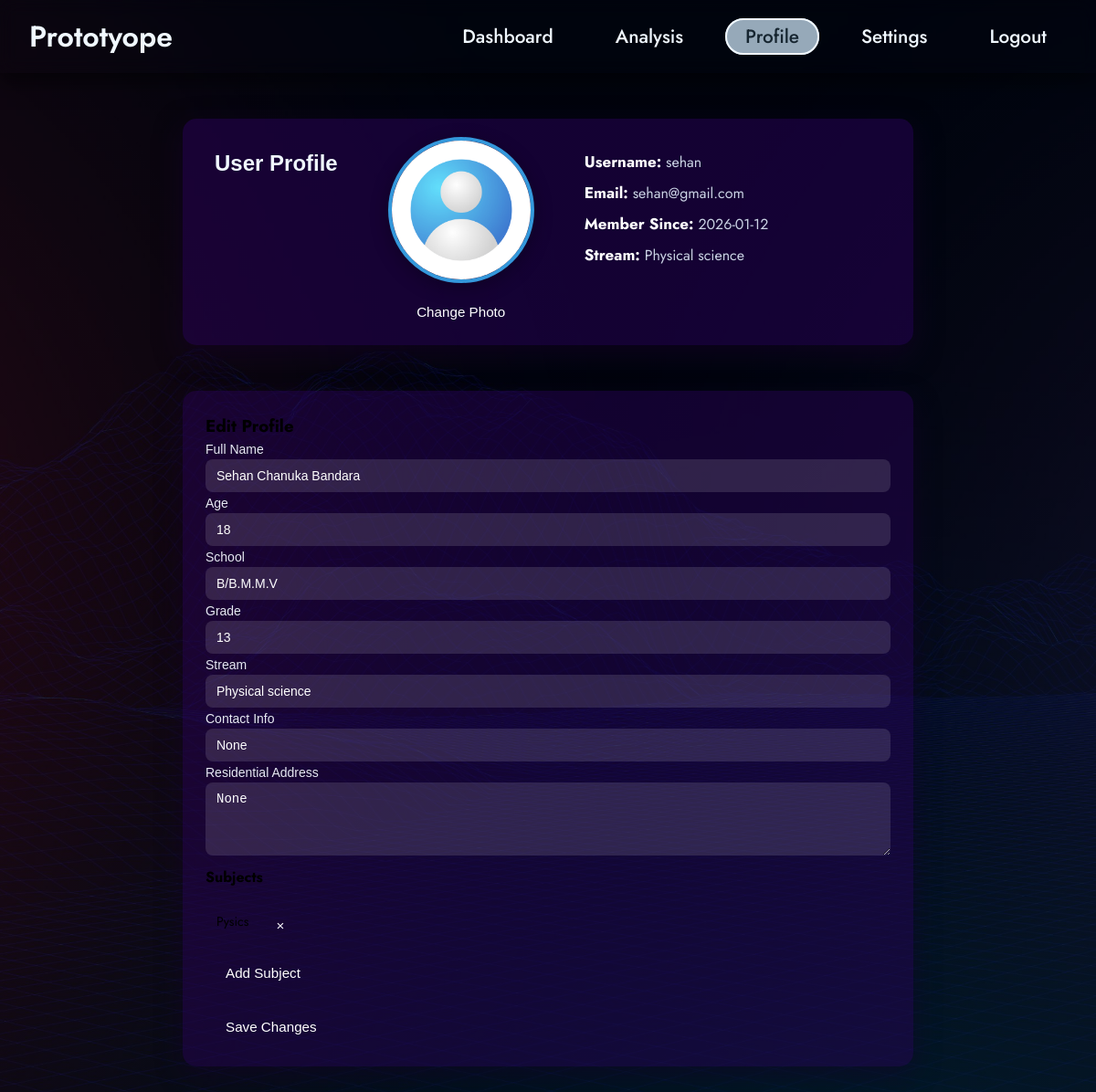
The page /profile (signed in) on the database as committed earlier.
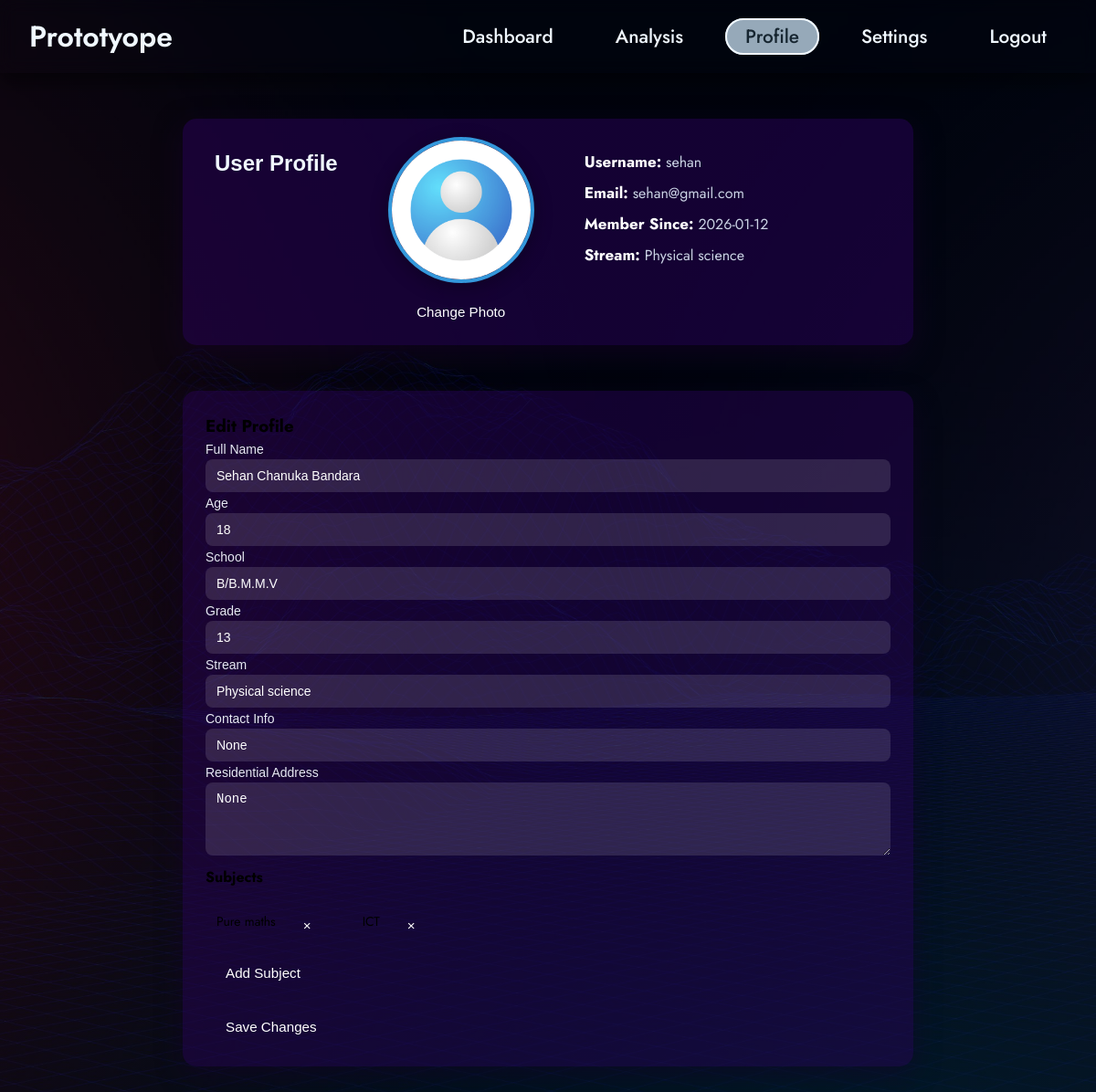
The same page on the database as committed later.
### tables this page shows
CREATE TABLE users (
            id INTEGER PRIMARY KEY AUTOINCREMENT,
            username TEXT UNIQUE,
            email TEXT UNIQUE,
            password TEXT,
            created_at TEXT DEFAULT (datetime('now'))
        );

CREATE TABLE user_profile (
            id INTEGER PRIMARY KEY AUTOINCREMENT,
            username TEXT UNIQUE,
            full_name TEXT,
            age INTEGER,
            school TEXT,
            grade TEXT,
            stream TEXT,
            contact_info TEXT,
            address TEXT,
            FOREIGN KEY (username) REFERENCES users(username)
        );

CREATE TABLE user_subjects (
            id INTEGER PRIMARY KEY AUTOINCREMENT,
            username TEXT NOT NULL,
            subject TEXT NOT NULL,
            FOREIGN KEY(username) REFERENCES users(username));

### app/main.py (the view)
@app.get("/profile", response_class=HTMLResponse)
async def profile(
    request: Request,
    user = Depends(get_current_user)
):
    if not user:
        return RedirectResponse("/login", status_code=303)
    username, email, created_at = user
    created_date = created_at.split(" ")[0]
    conn = sqlite3.connect(DB_PATH)
    cursor = conn.cursor()
    cursor.execute("""
        SELECT full_name, age, school, grade, stream, contact_info, address
        FROM user_profile
        WHERE username = ?
    """, (username,))
    profile_data = cursor.fetchone()
    cursor.execute("""
        SELECT subject
        FROM user_subjects
        WHERE username = ?
    """, (username,))
    subjects = [row[0] for row in cursor.fetchall()]
    conn.close()
    return templates.TemplateResponse(
        "sections/profile.html",
        {
            "request": request,
            "username": username,
            "email": email,
            "created_at": created_date,
            "profile": profile_data,
            "subjects": subjects
        }
    )

### templates/sections/profile.html (shortened to what this page needs)
<!DOCTYPE html>
<html lang="en">
<head>
    <link rel="stylesheet" href="{{ url_for('static', path='css/profile.css') }}">
    <link rel="stylesheet" href="{{ url_for('static', path='css/navbar.css') }}">
</head>
<body>
    {% include 'dashboard/navbar.html' %}
    <div class="profile-container">
        <h2>User Profile</h2>
        <div class="profile-photo">
            <img src="{{ url_for('static', path='profile.jpg') }}" alt="Profile Photo">
            <button onclick="document.getElementById('profile-upload').click()">Change Photo</button>
        </div>
        <div class="profile-details">
            <p><strong>Username:</strong> {{ username }}</p>
            <p><strong>Email:</strong> {{ email }}</p>
            <p><strong>Member Since:</strong> {{ created_at }}</p>
            <p><strong>Stream:</strong> {{ profile[4] if profile else 'Null' }}</p>
        </div>
    </div>
    <div class="upload-section">
        <h3>Edit Profile</h3>
        <form id="profile-form">
            <div class="form-group">
                <label>Full Name</label>
                <input type="text" name="full_name" value="{{ profile[0] if profile else '' }}" required>
                <label>Age</label>
                <input type="number" name="age" value="{{ profile[1] if profile else '' }}" required>
                <label>School</label>
                <input type="text" name="school" value="{{ profile[2] if profile else '' }}">
                <label>Grade</label>
                <input type="text" name="grade" value="{{ profile[3] if profile else '' }}">
                <label>Stream</label>
                <input type="text" name="stream" value="{{ profile[4] if profile else '' }}">
                <label>Contact Info</label>
                <input type="text" name="contact_info" value="{{ profile[5] if profile else '' }}">
                <label>Residential Address</label>
                <textarea name="address">{{ profile[6] if profile else '' }}</textarea>
            </div>
            <div class="form-group">
            <h4>Subjects</h4>
            <div class="subject-chips">
                {% for sub in subjects %}
                    <div class="subject-chip">
                        <span>{{ sub }}</span>
                        <button type="button" onclick="removeSubject(this)">×</button>
                    </div>
                {% endfor %}
            </div>
            <button type="button" onclick="addSubject()" class="add-subject-btn">
                Add Subject
            </button>
            </div>
            <button type="submit" class="save-btn">Save Changes</button>
        </form>
    </div>
</body>
</html>

### templates/dashboard/navbar.html (shortened to what this page needs)
<nav class="top-nav-bar">
  <div class ="navbar-container">
    <a href="#" class="navbar-logo">Prototyope</a>
    <ul class="navbar-menu">
      <li><a href="{{ url_for('dashboard') }}" class="{% if request.url.path == '/dashboard' %}active{% endif %}">Dashboard</a></li>
      <li><a href="#">Analysis</a></li>
      <li><a href="{{ url_for('profile') }}" class="{% if request.url.path == '/profile'%}active{% endif %}">Profile</a></li>
      <li><a href="#">Settings</a></li>
      <li><a href="{{ url_for('logout') }}" class="{% if request.url.path == '/logout' %}{% endif %}">Logout</a></li>
    </ul>
  </div>
</nav>

### static/css/profile.css (style rules this page uses)
* { margin: 0; padding: 0; box-sizing: border-box; }
h2 { font-family: 'Franklin Gothic Medium', 'Arial Narrow', Arial, sans-serif; margin: 10px; padding: 5px; color: aliceblue; }
.profile-container { display: flex; flex-direction: row; align-items: flex-start; justify-content: flex-start; gap: 40px; padding: 20px; margin: 50px auto; background: rgba(40, 1, 90, 0.5); border-radius: 15px; box-shadow: 0 10px 30px rgba(23, 0, 44, 0.5); max-width: 800px; }
.add-subject-btn { padding: 8px 14px; border-radius: 25px; background: transparent; color: white; border: 2px solid aliceblue; cursor: pointer; transition: 0.3s; }
button { padding: 6px 12px; border-radius: 6px; cursor: pointer; }
.profile-details { margin: 10px; padding: 5px; }
.profile-photo { display: flex; flex-direction: column; align-items: center; gap: 15px; }
.profile-photo img { width: 160px; height: 160px; border-radius: 50%; border: 4px solid #3498db; object-fit: cover; box-shadow: 0 5px 20px rgba(0,0,0,0.3); transition: transform 0.2s ease, box-shadow 0.2s ease; }
.profile-photo button { background-color: transparent; color: white; padding: 8px 18px; border-radius: 25px; border: none; cursor: pointer; font-size: 0.95rem; transition: background-color 0.3s ease; }
.profile-details { display: flex; flex-direction: column; gap: 10px; }
.profile-details p { font-size: 16px; color: #cbd4e5; }
.profile-details p strong { color: #ffffff; font-size: 17px; }
.upload-section { max-width: 800px; margin: 20px auto 50px auto; padding: 25px; background: rgba(40, 1, 90, 0.45); border-radius: 15px; box-shadow: 0 10px 30px rgba(23, 0, 44, 0.45); }
.upload-section form { display: flex; flex-direction: column; gap: 12px; }
.upload-section label { font-size: 14px; color: #e6e9f2; font-family: 'Franklin Gothic Medium', 'Arial Narrow', Arial, sans-serif; }
.subject-chips { display: flex; flex-wrap: wrap; gap: 10px; margin-top: 8px; }
.subject-chip { display: flex; align-items: center; gap: 8px; padding: 6px 12px; border-radius: 20px; border: 1px solid rbga(255, 255, 255, 0.4); font-size: 14px; }
.subject-chip button { background: none; border: none; font-size: 16px; cursor: pointer; line-height: 1; }
.upload-section input, .upload-section textarea { padding: 10px 12px; border-radius: 8px; border: none; outline: none; font-size: 14px; background: rgba(255, 255, 255, 0.12); color: #ffffff; width: 100%; display: block; }
.upload-section textarea { resize: vertical; min-height: 80px; }
.upload-section button { margin-top: 10px; align-self: flex-start; padding: 10px 22px; font-size: 0.95rem; border-radius: 25px; border: none; cursor: pointer; background: transparent; color: white; transition: background-color 0.3s ease, color 0.3s ease; }

### static/css/navbar.css (style rules this page uses)
* { margin: 0; padding: 0; box-sizing: border-box; }
body { font-family: 'Jost', sans-serif; min-height: 100vh; min-height: 100vh; width: 100%; background: linear-gradient( rgba(0, 0, 0, 0.65), rgba(0, 0, 0, 0.65) ), url("/static/demoback.jpg"); background-size: cover; background-position: center; background-repeat: no-repeat; }
.top-nav-bar { display: flex; align-items: center; justify-content: center; height: 80px; width: 100%; position: sticky; top: 0; background: transparent; box-shadow: 0 10px 20px rgba(0, 0, 0, 0.5); backdrop-filter: blur(10px); z-index: 999; }
.navbar-container { display: flex; align-items: center; justify-content: space-between; width: 100%; padding: 0 2rem; max-width: 1600px; }
.navbar-logo { font-size: 2rem; font-weight: 600; color: aliceblue; text-decoration: none; cursor: pointer; }
.navbar-container .navbar-menu { display: flex; text-align: center; gap: 1.5rem; list-style: none; }
.navbar-container .navbar-menu li a { text-decoration: none; color: aliceblue; font-size: 1.3rem; font-weight: 500; padding:3px 20px; border-radius: 20px; border: 2px solid transparent; transition: all 0.7s ease; white-space: nowrap; }
.navbar-container .navbar-menu li a:hover, .navbar-container .navbar-menu li a.active { background-color: rgba(188, 212, 229, 0.8); color: #162530; border: 2px solid aliceblue; }

Rows that differ between the two databases and show on the page:
removed user_subjects: subject "Pysics"
added user_subjects: subject "Pure maths"
